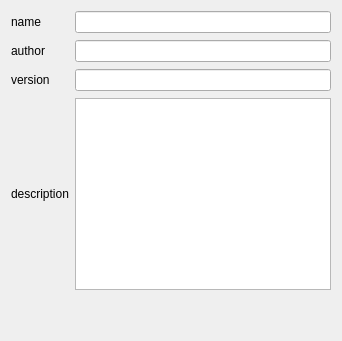
      <widget class="QWidget" name="metadataTab">
       <attribute name="title">
        <string>Metadata</string>
       </attribute>
       <layout class="QVBoxLayout" name="verticalLayout_4">
        <item>
         <layout class="QGridLayout" name="gridLayout_3">
          <property name="sizeConstraint">
           <enum>QLayout::SetDefaultConstraint</enum>
          </property>
          <property name="bottomMargin">
           <number>0</number>
          </property>
          <property name="verticalSpacing">
           <number>7</number>
          </property>
          <item row="0" column="0">
           <widget class="QLabel" name="nameLabel">
            <property name="text">
             <string>name</string>
            </property>
           </widget>
          </item>
          <item row="1" column="1">
           <widget class="QLineEdit" name="authorEdit"/>
          </item>
          <item row="1" column="0">
           <widget class="QLabel" name="authorLabel">
            <property name="text">
             <string>author</string>
            </property>
           </widget>
          </item>
          <item row="2" column="1">
           <widget class="QLineEdit" name="versionEdit"/>
          </item>
          <item row="0" column="1">
           <widget class="QLineEdit" name="nameEdit"/>
          </item>
          <item row="2" column="0">
           <widget class="QLabel" name="versionLabel">
            <property name="text">
             <string>version</string>
            </property>
           </widget>
          </item>
          <item row="3" column="0">
           <widget class="QLabel" name="descriptionLabel">
            <property name="text">
             <string>description</string>
            </property>
           </widget>
          </item>
          <item row="4" column="1">
           <spacer name="verticalSpacer_4">
            <property name="orientation">
             <enum>Qt::Vertical</enum>
            </property>
            <property name="sizeHint" stdset="0">
             <size>
              <width>20</width>
              <height>40</height>
             </size>
            </property>
           </spacer>
          </item>
          <item row="3" column="1">
           <widget class="QTextEdit" name="descriptionEdit"/>
          </item>
         </layout>
        </item>
       </layout>
      </widget>
